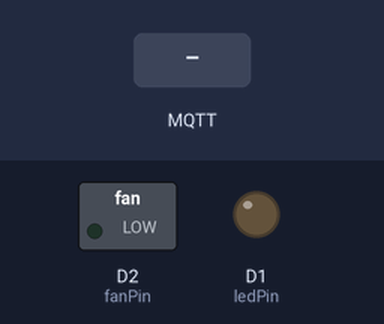
Bench run of a sketch on a simulated ESP8266 (NodeMCU). Parts: switched loads named in the sketch (green lamp = pin HIGH), output pins drawn as LEDs (lit = HIGH). Inputs (shaded band) come from the test bench. WiFi joins after 1.5 s; servers stay silent unless stated; no MQTT or app messages arrive unless stated; what the sketch prints to the serial monitor is not drawn.

Above: at 3.2 s.
3.3 s: MQTT message "ON" arrives on the first subscribed topic
At 4.5 s:
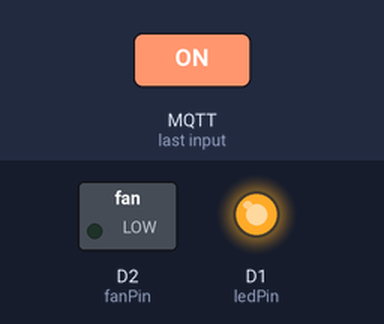
4.8 s: MQTT message "ON" arrives on the second subscribed topic
At 5.6 s:
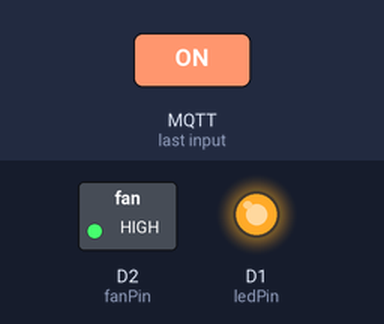
6.3 s: MQTT message "OFF" arrives on the first subscribed topic
At 6.8 s:
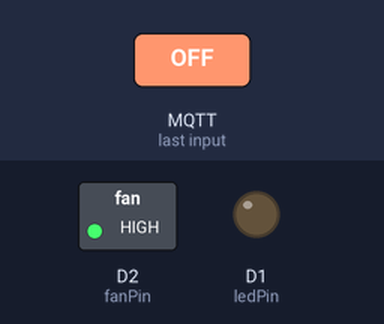
Timing chart, 0 to 9.3 s (numbered marks = the images above; inputs shaded):
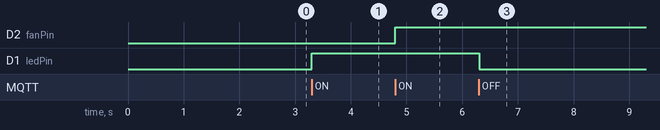

The sketch:

megliorato.ino
```cpp
#include <ESP8266WiFi.h>
#include <MQTT.h>

const char ssid[] = "Mody";
const char pass[] = "34258299";

WiFiClient net;
MQTTClient client;
const int ledPin = D1; // LED pin on the ESP8266
const int fanPin = D2; // Fan pin on the ESP8266

void connectToWiFi() {
  Serial.print("Connecting to WiFi...");
  WiFi.begin(ssid, pass);
  while (WiFi.status() != WL_CONNECTED) {
    Serial.print(".");
    delay(1000);
  }
  Serial.println("Connected to WiFi!");
}

void connectToMQTT() {
  Serial.print("Connecting to MQTT...");
  while (!client.connect("arduino", "group-project", "zHeuGXJcjmZLtcQR")) {
    Serial.print(".");
    delay(1000);
  }
  Serial.println("Connected to MQTT!");

  client.subscribe("light");
  client.subscribe("Fan");
}

void messageReceived(String &topic, String &payload) {
  Serial.println("Message received on topic: " + topic + " - " + payload);

  if (topic == "light") {
    if (payload == "ON") {
      digitalWrite(ledPin, HIGH); // Turn on the LED
    } else if (payload == "OFF") {
      digitalWrite(ledPin, LOW); // Turn off the LED
    }
  } else if (topic == "Fan") {
    if (payload == "ON") {
      digitalWrite(fanPin, HIGH); // Turn on the Fan
    } else if (payload == "OFF") {
      digitalWrite(fanPin, LOW); // Turn off the Fan
    }
  }
}

void setup() {
  Serial.begin(115200);
  pinMode(ledPin, OUTPUT); // Set up the LED pin as an output
  pinMode(fanPin, OUTPUT); // Set up the fan pin as an output

  connectToWiFi();

  client.begin("group-project.cloud.shiftr.io", net);
  client.onMessage(messageReceived);

  connectToMQTT();
}

void loop() {
  client.loop();
  delay(10);

  if (!client.connected()) {
    connectToMQTT();
  }
}
```

Measured:
- after the input at 3.3 s, D1 (ledPin): LOW → HIGH at once
- after the input at 4.8 s, D2 (fanPin): LOW → HIGH at once
- after the input at 6.3 s, D1 (ledPin): HIGH → LOW at once
